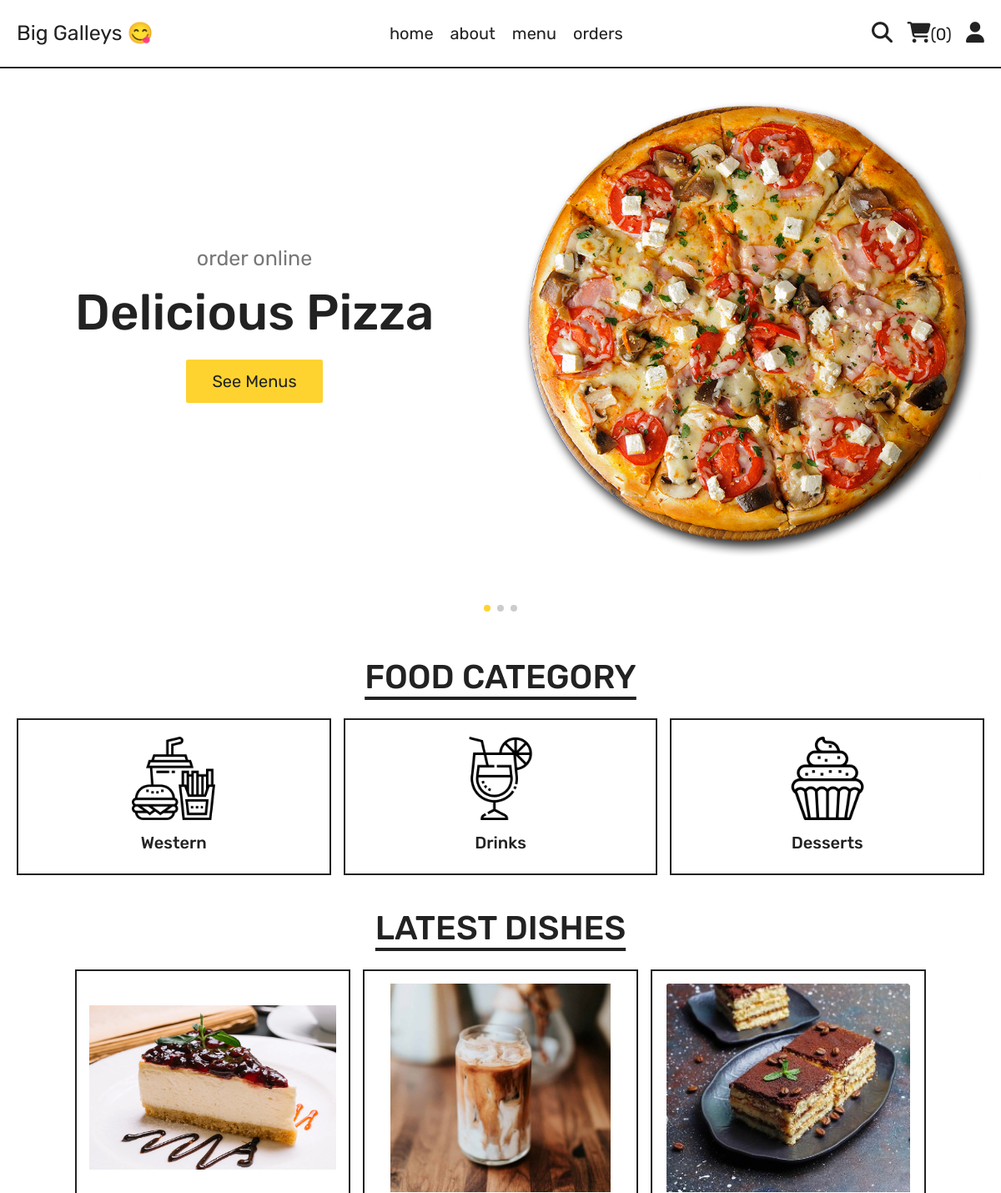
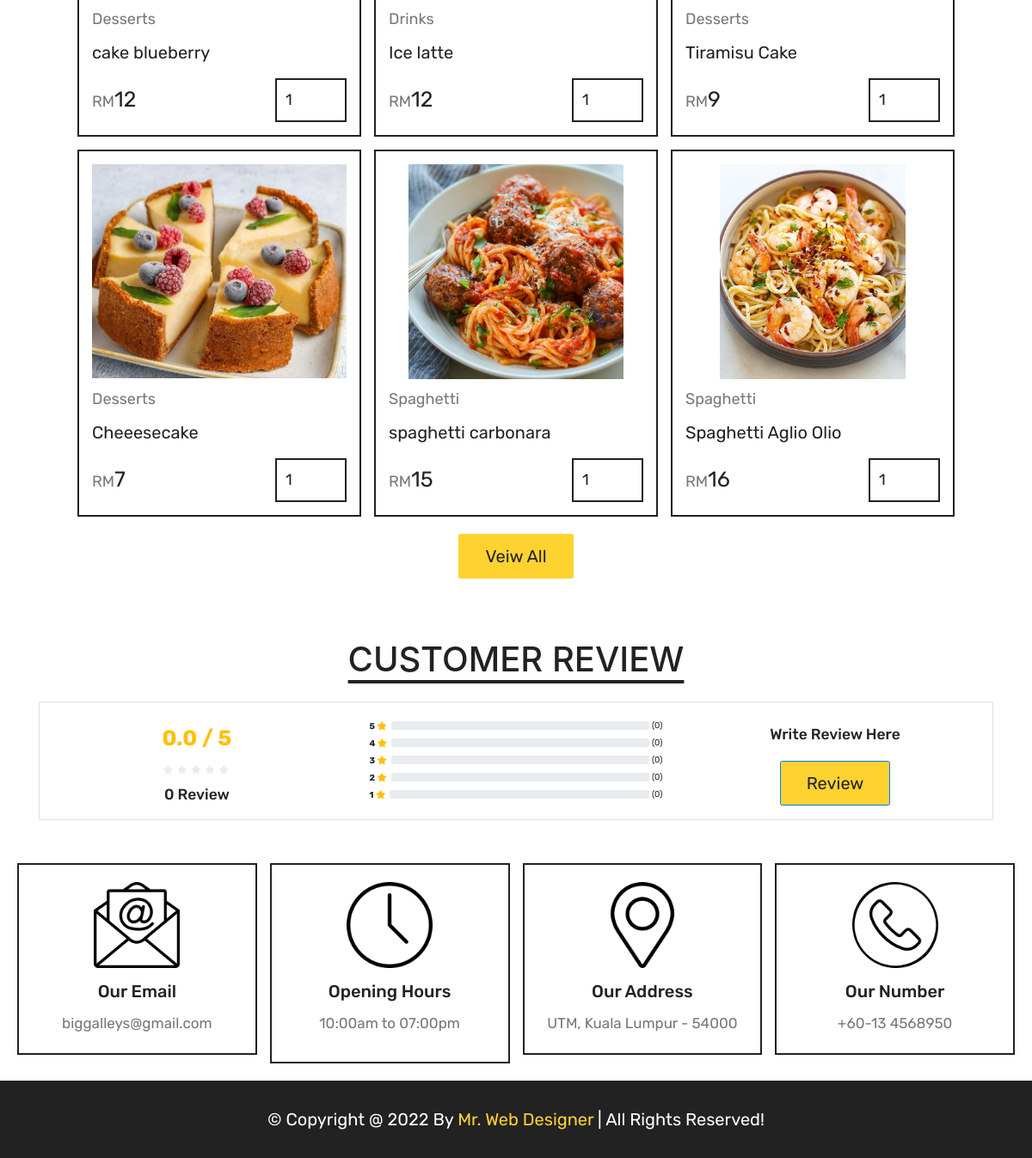
Page /customer/home.php on the committed database (2 pictures, top to bottom).
### tables this page shows
CREATE TABLE `products` (
  `id` int(100) NOT NULL,
  `name` varchar(100) NOT NULL,
  `category` varchar(100) NOT NULL,
  `quantity` int(3) NOT NULL,
  `availability` varchar(10) NOT NULL,
  `price` int(10) NOT NULL,
  `image` varchar(100) NOT NULL
);

### customer/home.php (the view, shortened to what this page needs)
<?php
include 'components/connect.php';
?>
<!DOCTYPE html>
<html lang="en">
<head>
    <link rel="stylesheet" href="https://maxcdn.bootstrapcdn.com/bootstrap/4.0.0/css/bootstrap.min.css">
    <link rel="stylesheet" href="https://pro.fontawesome.com/releases/v5.10.0/css/all.css" />
	<link rel="stylesheet" href="https://unpkg.com/swiper@7/swiper-bundle.min.css" />
    <link rel="stylesheet" href="https://cdnjs.cloudflare.com/ajax/libs/font-awesome/5.15.4/css/all.min.css">
   <link rel="stylesheet" href="https://unpkg.com/swiper@8/swiper-bundle.min.css" />
   <link rel="stylesheet" href="https://cdnjs.cloudflare.com/ajax/libs/font-awesome/6.1.1/css/all.min.css">
   <link rel="stylesheet" href="css/style.css">
</head>
<body>
<?php include 'components/user_header.php'; ?>
<section class="hero">
   <div class="swiper hero-slider">
      <div class="swiper-wrapper">
         <div class="swiper-slide slide">
            <div class="content">
               <span>order online</span>
               <h3>delicious pizza</h3>
               <a href="menu.php" class="btn">see menus</a>
            </div>
            <div class="image">
               <img src="images/home-img-1.png" alt="">
            </div>
         </div>
         <div class="swiper-slide slide">
            <div class="content">
               <span>order online</span>
               <h3>chezzy hamburger</h3>
               <a href="menu.php" class="btn">see menus</a>
            </div>
            <div class="image">
               <img src="images/home-img-2.png" alt="">
            </div>
         </div>
         <div class="swiper-slide slide">
            <div class="content">
               <span>order online</span>
               <h3>sweet drinks</h3>
               <a href="menu.php" class="btn">see menus</a>
            </div>
            <div class="image">
               <img src="uploaded_img/dessert-3.png" alt="">
            </div>
         </div>
      </div>
      <div class="swiper-pagination"></div>
   </div>
</section>
<section class="category">
   <h1 class="title">food category</h1>
   <div class="box-container">
      <a href="category.php?category=Spaghetti" class="box">
         <img src="images/cat-1.png" alt="">
         <h3>western</h3>
      </a>
      <a href="category.php?category=drinks" class="box">
         <img src="images/cat-3.png" alt="">
         <h3>drinks</h3>
      </a>
      <a href="category.php?category=Desserts" class="box">
         <img src="images/cat-4.png" alt="">
         <h3>desserts</h3>
      </a>
   </div>
</section>
<section class="products">
   <h1 class="title">latest dishes</h1>
   <div class="box-container">
      <?php
         $select_products = $conn->prepare("SELECT * FROM `products` LIMIT 6");
         $select_products->execute();
         if($select_products->rowCount() > 0){
            while($fetch_products = $select_products->fetch(PDO::FETCH_ASSOC)){
      ?>
      <form action="" method="post" class="box">
         <img src="uploaded_img/<?= $fetch_products['image']; ?>" alt="">
         <a href="category.php?category=<?= $fetch_products['category']; ?>" class="cat"><?= $fetch_products['category']; ?></a>
         <div class="name"><?= $fetch_products['name']; ?></div>
         <div class="flex">
            <div class="price"><span>RM</span><?= $fetch_products['price']; ?></div>
            <input type="number" name="qty" class="qty" min="1" max="99" value="1" maxlength="2">
         </div>
      </form>
      <?php
            }
         }else{
            echo '<p class="empty">no products added yet!</p>';
         }
      ?>
   </div>
   <div class="more-btn">
      <a href="menu.php" class="btn">veiw all</a>
   </div>
</section>
<h1 class="title" style="margin-top:50px;">Customer Review</h1>
<div class="container">
    	<div class="card">
    		<div class="card-body">
    			<div class="row">
    				<div class="col-sm-4 text-center">
    					<h1 class="text-warning mt-4 mb-4">
    						<b><span id="average_rating">0.0</span> / 5</b>
    					</h1>
    					<div class="mb-3">
    						<i class="fas fa-star star-light mr-1 main_star"></i>
                            <i class="fas fa-star star-light mr-1 main_star"></i>
                            <i class="fas fa-star star-light mr-1 main_star"></i>
                            <i class="fas fa-star star-light mr-1 main_star"></i>
                            <i class="fas fa-star star-light mr-1 main_star"></i>
	    				</div>
    					<h3><span id="total_review">0</span> Review</h3>
    				</div>
    				<div class="col-sm-4">
    					<p>
                            <div class="progress-label-left"><b>5</b> <i class="fas fa-star text-warning"></i></div>
                            <div class="progress-label-right">(<span id="total_five_star_review">0</span>)</div>
                            <div class="progress">
                            </div>
                        </p>
    					<p>
                            <div class="progress-label-left"><b>4</b> <i class="fas fa-star text-warning"></i></div>
                            <div class="progress-label-right">(<span id="total_four_star_review">0</span>)</div>
                            <div class="progress">
                            </div>
                        </p>
    					<p>
                            <div class="progress-label-left"><b>3</b> <i class="fas fa-star text-warning"></i></div>
                            <div class="progress-label-right">(<span id="total_three_star_review">0</span>)</div>
                            <div class="progress">
                            </div>
                        </p>
    					<p>
                            <div class="progress-label-left"><b>2</b> <i class="fas fa-star text-warning"></i></div>
                            <div class="progress-label-right">(<span id="total_two_star_review">0</span>)</div>
                            <div class="progress">
                            </div>
                        </p>
    					<p>
                            <div class="progress-label-left"><b>1</b> <i class="fas fa-star text-warning"></i></div>
                            <div class="progress-label-right">(<span id="total_one_star_review">0</span>)</div>
                            <div class="progress">
                            </div>
                        </p>
    				</div>
    				<div class="col-sm-4 text-center">
    					<h3 class="mt-4 mb-3">Write Review Here</h3>
    					<button type="button" name="add_review" id="add_review" class="btn btn-primary">Review</button>
    				</div>
    			</div>
    		</div>
    	</div>
    </div>
<?php include 'components/footer.php'; ?>
</body>
</html>

### customer/components/user_header.php (shortened to what this page needs)
<header class="header">
   <section class="flex">
      <a href="home.php" class="logo">Big Galleys 😋</a>
      <nav class="navbar">
         <a href="home.php">home</a>
         <a href="about.php">about</a>
         <a href="menu.php">menu</a>
         <a href="orders.php">orders</a>
      </nav>
      <div class="icons">
         <?php
            $count_cart_items = $conn->prepare("SELECT * FROM `cart` WHERE user_id = ?");
            $count_cart_items->execute([$user_id]);
            $total_cart_items = $count_cart_items->rowCount();
         ?>
         <a href="search.php"><i class="fas fa-search"></i></a>
         <a href="cart.php"><i class="fas fa-shopping-cart"></i><span>(<?= $total_cart_items; ?>)</span></a>
         <div id="user-btn" class="fas fa-user"></div>
      </div>
   </section>
</header>

### customer/components/footer.php (shortened to what this page needs)
<footer class="footer">
   <section class="grid">
      <div class="box">
         <img src="images/email-icon.png" alt="">
         <h3>our email</h3>
         <a href="mailto:biggalleys@gmail.com">biggalleys@gmail.com</a>
      </div>
      <div class="box">
         <img src="images/clock-icon.png" alt="">
         <h3>opening hours</h3>
         <p>10:00am to 07:00pm</p>
      </div>
      <div class="box">
         <img src="images/map-icon.png" alt="">
         <h3>our address</h3>
         <a href="#">UTM, Kuala Lumpur - 54000</a>
      </div>
      <div class="box">
         <img src="images/phone-icon.png" alt="">
         <h3>our number</h3>
         <a href="tel:1234567890">+60-13 4568950</a>
      </div>
   </section>
   <div class="credit">&copy; copyright @ <?= date('Y'); ?> by <span>mr. web designer</span> | all rights reserved!</div>
</footer>

### customer/css/style.css (style rules this page uses)
:root { --yellow:#fed330; --red:#e74c3c; --white:#fff; --black:#222; --light-color:#777; --border:.2rem solid var(--black); }
* { font-family: 'Rubik', sans-serif; margin:0; padding:0; box-sizing: border-box; outline: none; border: none; text-decoration: none; }
html { font-size: 62.5%; overflow-x: hidden; scroll-behavior: smooth; stop-opacity: 7rem; }
section { margin:0 auto; max-width: 1200px; padding:2rem; }
.title { text-align: center; margin-bottom: 2.5rem; font-size: 4rem; color:var(--black); text-transform: uppercase; text-decoration: underline; text-underline-offset: 1rem; }
.btn, .delete-btn { margin-top: 1rem; display: inline-block; font-size: 2rem; padding:1rem 3rem; cursor: pointer; text-transform: capitalize; transition: .2s linear; }
.btn { background-color: var(--yellow); color:var(--black); }
.header { position: sticky; top:0; left:0; right:0; z-index: 1000; background-color: var(--white); border-bottom: var(--border); }
.header .flex { display: flex; align-items: center; justify-content: space-between; position: relative; }
.header .flex .logo { font-size: 2.5rem; color:var(--black); }
.header .flex .navbar a { font-size: 2rem; color:var(--black); margin:0 1rem; }
.header .flex .icons > * { margin-left: 1.5rem; font-size: 2.5rem; color:var(--black); cursor: pointer; }
.header .flex .icons span { font-size: 2rem; }
.hero .slide { display: flex; align-items: center; flex-wrap: wrap-reverse; gap:2rem; margin-bottom: 4rem; }
.hero .slide .image { flex:1 1 40rem; }
.hero .slide .image img { width: 100%; }
.hero .slide .content { flex:1 1 40rem; text-align: center; }
.hero .slide .content span { font-size: 2.5rem; color:var(--light-color); }
.hero .slide .content h3 { margin:1rem 0; font-size: 6rem; color:var(--black); text-transform: capitalize; }
.category .box-container { display: grid; grid-template-columns: repeat(auto-fit, minmax(27rem, 1fr)); gap:1.5rem; align-items: flex-start; }
.category .box-container .box { border:var(--border); padding:2rem; text-align: center; }
.category .box-container .box img { width: 100%; height: 10rem; object-fit: contain; }
.category .box-container .box h3 { font-size: 2rem; margin-top: 1.5rem; color:var(--black); text-transform: capitalize; }
.products .box-container { display: grid; grid-template-columns: repeat(auto-fit, 33rem); justify-content: center; align-items: flex-start; gap:1.5rem; }
.products .box-container .box { border:var(--border); padding:1.5rem; position: relative; overflow: hidden; }
.products .box-container .box img { height: 25rem; width: 100%; object-fit: contain; margin-bottom: 1rem; }
.products .box-container .box .cat { font-size: 1.8rem; color:var(--light-color); }
.products .box-container .box .name { font-size: 2rem; color:var(--black); margin:1rem 0; }
.products .box-container .box .flex { display: flex; align-items: center; gap:1rem; margin-top: 1.5rem; }
.products .box-container .box .flex .price { margin-right: auto; font-size: 2.5rem; color:var(--black); }
.products .box-container .box .flex .price span { color:var(--light-color); font-size: 1.8rem; }
.products .box-container .box .flex .qty { padding:1rem; border:var(--border); font-size: 1.8rem; color:var(--black); }
.products .more-btn { margin-top: 1rem; text-align: center; }
.footer .grid { display: grid; grid-template-columns: repeat(auto-fit, minmax(27rem, 1fr)); gap:1.5rem; align-items: flex-start; }
.footer .grid .box { border:var(--border); padding:2rem; text-align: center; }
.footer .grid .box img { height: 10rem; width: 100%; object-fit: contain; margin-bottom: .5rem; }
.footer .grid .box h3 { margin:1rem 0; font-size: 2rem; color:var(--black); text-transform: capitalize; }
.footer .grid .box p, .footer .grid .box a { display: block; font-size: 1.7rem; color:var(--light-color); line-height: 1.8; }
.credit { padding:3rem 2rem; text-align: center; background-color: var(--black); color:var(--white); font-size: 2rem; text-transform: capitalize; }
.credit span { color:var(--yellow); }

### customer/home.php (style rules this page uses)
.progress-label-left { float: left; margin-right: 0.5em; line-height: 1em; }
.progress-label-right { float: right; margin-left: 0.3em; line-height: 1em; }
.star-light { color:#e9ecef; }

### rows in the picture
products: image (picture), category "Desserts", name "cake blueberry", price "12"
products: image (picture), category "Drinks", name "Ice latte", price "12"
products: image (picture), category "Desserts", name "Tiramisu Cake", price "9"
products: image (picture), category "Desserts", name "Cheeesecake", price "7"
products: image (picture), category "Spaghetti", name "spaghetti carbonara", price "15"
products: image (picture), category "Spaghetti", name "Spaghetti Aglio Olio", price "16"

### other values in the picture
$total_cart_items "0"
